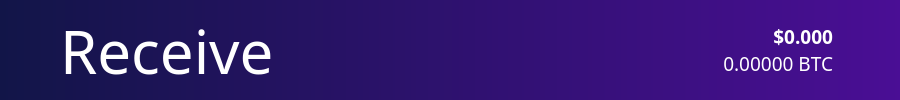
          <widget class="QFrame" name="NavBar">
           <property name="sizePolicy">
            <sizepolicy hsizetype="Preferred" vsizetype="Preferred">
             <horstretch>0</horstretch>
             <verstretch>0</verstretch>
            </sizepolicy>
           </property>
           <property name="minimumSize">
            <size>
             <width>900</width>
             <height>100</height>
            </size>
           </property>
           <property name="layoutDirection">
            <enum>Qt::LeftToRight</enum>
           </property>
           <property name="autoFillBackground">
            <bool>false</bool>
           </property>
           <property name="styleSheet">
            <string notr="true">background: QLinearGradient(x1: 0, y1: 0, x2: 1, y2: 0, stop: 0 #121548, stop: 1 #4a0e95);
border:0;
</string>
           </property>
           <property name="frameShape">
            <enum>QFrame::StyledPanel</enum>
           </property>
           <property name="frameShadow">
            <enum>QFrame::Raised</enum>
           </property>
           <layout class="QHBoxLayout" name="horizontalLayout_3">
            <property name="spacing">
             <number>0</number>
            </property>
            <property name="leftMargin">
             <number>60</number>
            </property>
            <property name="topMargin">
             <number>0</number>
            </property>
            <property name="rightMargin">
             <number>60</number>
            </property>
            <property name="bottomMargin">
             <number>0</number>
            </property>
            <item>
             <widget class="QLabel" name="label_2">
              <property name="sizePolicy">
               <sizepolicy hsizetype="Preferred" vsizetype="Preferred">
                <horstretch>0</horstretch>
                <verstretch>0</verstretch>
               </sizepolicy>
              </property>
              <property name="font">
               <font>
                <family>ZoinLight</family>
                <pointsize>45</pointsize>
               </font>
              </property>
              <property name="autoFillBackground">
               <bool>false</bool>
              </property>
              <property name="styleSheet">
               <string notr="true">color:white;
background-color: rgba(255, 255, 255,0);</string>
              </property>
              <property name="text">
               <string>Receive</string>
              </property>
              <property name="indent">
               <number>0</number>
              </property>
             </widget>
            </item>
            <item>
             <layout class="QVBoxLayout" name="verticalLayout_5">
              <item>
               <widget class="QLabel" name="priceUSD">
                <property name="font">
                 <font>
                  <family>ZoinSemiBold</family>
                  <pointsize>14</pointsize>
                  <weight>75</weight>
                  <bold>true</bold>
                 </font>
                </property>
                <property name="styleSheet">
                 <string notr="true">background-color: rgb(0,0,0,0);
color: white;</string>
                </property>
                <property name="text">
                 <string>$0.000</string>
                </property>
                <property name="alignment">
                 <set>Qt::AlignBottom|Qt::AlignRight|Qt::AlignTrailing</set>
                </property>
               </widget>
              </item>
              <item>
               <widget class="QLabel" name="priceBTC">
                <property name="font">
                 <font>
                  <family>ZoinLight</family>
                  <pointsize>14</pointsize>
                 </font>
                </property>
                <property name="styleSheet">
                 <string notr="true">background-color: rgb(0,0,0,0);
color: white;</string>
                </property>
                <property name="text">
                 <string>0.00000 BTC</string>
                </property>
                <property name="alignment">
                 <set>Qt::AlignRight|Qt::AlignTop|Qt::AlignTrailing</set>
                </property>
               </widget>
              </item>
             </layout>
            </item>
            <item>
             <widget class="QLabel" name="label_5">
              <property name="sizePolicy">
               <sizepolicy hsizetype="Fixed" vsizetype="Fixed">
                <horstretch>0</horstretch>
                <verstretch>0</verstretch>
               </sizepolicy>
              </property>
              <property name="styleSheet">
               <string notr="true">background: rgb(0,0,0,0);</string>
              </property>
              <property name="text">
               <string/>
              </property>
              <property name="pixmap">
               <pixmap resource="../bitcoin.qrc">:/icons/Exports_45</pixmap>
              </property>
             </widget>
            </item>
           </layout>
          </widget>
